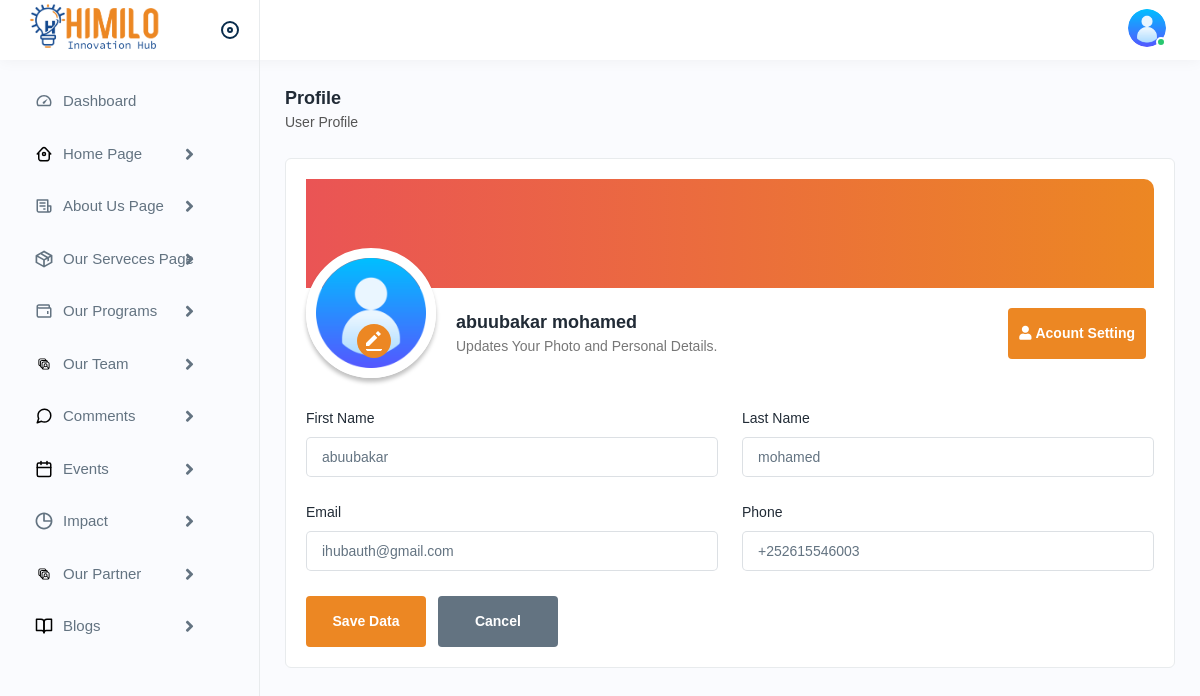
Screenshot of /admin/profile.php (signed in) with the database file from the repository.
### tables this page shows
CREATE TABLE `users` (
  `id` int(11) NOT NULL,
  `user_name` varchar(255) NOT NULL,
  `f_name` varchar(255) NOT NULL,
  `l_name` varchar(255) NOT NULL,
  `image` longtext NOT NULL,
  `email` varchar(255) NOT NULL,
  `phone` varchar(255) NOT NULL,
  `my_password` varchar(255) NOT NULL,
  `create_date` timestamp NOT NULL DEFAULT current_timestamp() ON UPDATE current_timestamp()
);

### admin/profile.php (the view, shortened to what this page needs)
<?php
include "conn.php";
?>
<!DOCTYPE html>
<html lang="en">
<head>
<link rel="stylesheet" href="assets/css/bootstrap.min.css">
<link rel="stylesheet" href="assets/css/animate.css">
<link rel="stylesheet" href="assets/css/dataTables.bootstrap4.min.css">
<link rel="stylesheet" href="assets/plugins/fontawesome/css/fontawesome.min.css">
<link rel="stylesheet" href="assets/plugins/fontawesome/css/all.min.css">
<link rel="stylesheet" href="assets/css/style.css">
<link rel="stylesheet" href="https://cdn.jsdelivr.net/npm/alertifyjs/build/css/alertify.min.css" />
<link rel="stylesheet" href="https://cdn.jsdelivr.net/npm/alertifyjs/build/css/themes/default.min.css" />
</head>
<body>
<div class="main-wrapper">
<div class="sidebar" id="sidebar">
<div class="sidebar-inner slimscroll">
<div id="sidebar-menu" class="sidebar-menu">
<ul>
<li>
<a href="index.php"><img src="assets/img/icons/dashboard.svg" alt="img"><span> Dashboard</span> </a>
</li>
<li class="submenu ">
<a href="javascript:void(0);"><img src="assets/img/icons/house.svg" alt="img"><span> Home Page</span> <span class="menu-arrow"></span></a>
</li>
<li class="submenu">
<a  href="javascript:void(0);"><img src="assets/img/icons/purchase1.svg" alt="img"><span> About Us Page</span> <span class="menu-arrow"></span></a>
</li>
<li class="submenu">
<a  href="javascript:void(0);"><img src="assets/img/icons/product.svg" alt="img"><span> Our Serveces Page</span> <span class="menu-arrow"></span></a>
</li>
<li class="submenu">
<a href="our_prog.php"><img src="assets/img/icons/expense1.svg" alt="img"><span> Our Programs</span> <span class="menu-arrow"></span></a>
</li>
<li class="submenu">
<a href="javascript:void(0);"><img src="assets/img/icons/users.svg" alt="img"><span> Our Team</span> <span class="menu-arrow"></span></a>
</li>
<li class="submenu">
<a href="javascript:void(0);"><img src="assets/img/icons/coment.svg" alt="img"><span> Comments</span> <span class="menu-arrow"></span></a>
</li>
<li class="submenu">
<a href="javascript:void(0);"><img src="assets/img/icons/calendar.svg" alt="img"><span> Events</span> <span class="menu-arrow"></span></a>
</li>
<li class="submenu">
<a href="javascript:void(0);"><img src="assets/img/icons/time.svg" alt="img"><span>Impact</span> <span class="menu-arrow"></span></a>
</li>
<li class="submenu">
<a href="javascript:void(0);"><img src="assets/img/icons/users.svg" alt="img"><span>Our Partner</span> <span class="menu-arrow"></span></a>
</li>
<li class="submenu">
<a href="javascript:void(0);"><img src="assets/img/icons/book-open.svg" alt="img"><span>Blogs</span> <span class="menu-arrow"></span></a>
</li>
</ul>
</div>
</div>
</div>
<?php
include "header.php";
?>
<div class="page-wrapper">
<div class="content">
<div class="page-header">
<div class="page-title">
<h4>Profile</h4>
<h6>User Profile</h6>
</div>
</div>
<div class="card">
<div class="card-body">
<div class="profile-set">
<div class="profile-head">
</div>
<div class="profile-top">
<div class="profile-content">
<div class="profile-contentimg">
<?php
$read_prfile=mysqli_query($conn,"SELECT * FROM users where id='$_SESSION[user_id]'");
if(mysqli_num_rows($read_prfile)>0){
while($row=mysqli_fetch_assoc($read_prfile)){
$f_name=$row['f_name'];
$l_name=$row['l_name'];
$email=$row['email'];
$phone=$row['phone'];
$image=$row['image'];
?>
<img src="<?php echo $image ; ?>" alt="img" id="blah">
<div class="profileupload">
<a href="profile_img.php"><img src="assets/img/icons/edit-set.svg" alt="img"></a>
</div>
</div>
<div class="profile-contentname">
<h2><?php echo $f_name ,"&nbsp;",$l_name; ?></h2>
<h4>Updates Your Photo and Personal Details.</h4>
</div>
</div>
<div class="ms-auto">
<a href="account.php" class="btn btn-submit me-2"><i class="fas fa-user"></i>&nbsp;Acount Setting</a>
</div>
</div>
</div>
<div class="row">
<div class="col-lg-6 col-sm-12">
    <form action="profile_s.php" method="post">
<div class="form-group">
<label>First Name</label>
<input name="f_name" value="<?php echo $f_name ; ?>" type="text" placeholder="<?php echo $f_name ; ?>">
</div>
</div>
<div class="col-lg-6 col-sm-12">
<div class="form-group">
<label>Last Name</label>
<input name="l_name" value="<?php echo $l_name ; ?>" type="text" placeholder="<?php echo $l_name ; ?>">
</div>
</div>
<div class="col-lg-6 col-sm-12">
<div class="form-group">
<label>Email</label>
<input readonly name="email" value="<?php echo $email ; ?>" type="text" placeholder="<?php echo $email ; ?>">
</div>
</div>
<div class="col-lg-6 col-sm-12">
<div class="form-group">
<label>Phone</label>
<input name="phone" value="<?php echo $phone ; ?>" type="text" placeholder="<?php echo $phone ; ?>">
</div>
</div>
<?php
}
}
?>
<div class="col-12">
<button class="btn btn-submit me-2" name="submit" type="submit">Save Data</button>
<a href="index.php" class="btn btn-cancel">Cancel</a>
</div>
</div>
</div>
</div>
</div>
</div>
</div>
</body>
</html>

### admin/header.php (shortened to what this page needs)
<div class="header">
<div class="header-left active">
<a href="#" class="logo">
<img src="assets/img/logo.png" alt="">
</a>
<a id="toggle_btn" href="javascript:void(0);">
</a>
</div>
<ul class="nav user-menu timka">
<li class="nav-item nav-target-me">
</li>
  <?php
$read=mysqli_query($conn,"SELECT * FROM users WHERE id='$_SESSION[user_id]'");
if($rowka=mysqli_num_rows($read)>0){
    while($rowka=mysqli_fetch_assoc($read)){
$img=$rowka['image'];
?>
<li class="nav-item dropdown has-arrow main-drop">
<a href="javascript:void(0);" class="dropdown-toggle nav-link userset" data-bs-toggle="dropdown">
<span class="user-img"><img src="<?php  echo $img ;  ?>" alt="">
<span class="status online"></span></span>
</a>
<?php
   }}
?>
</li>
</ul>
</div>

### admin/header.php (style rules this page uses)
.datetime-info, .nav-target-me { display: flex !important; color: #ec8723; font-weight: bold; justify-content: space-between; margin-top: 10px; margin-right: 30px; }

### rows the page displays
users: image (placeholder picture), f_name "abuubakar", l_name "mohamed", email "ihubauth@gmail.com", phone "+252615546003"
